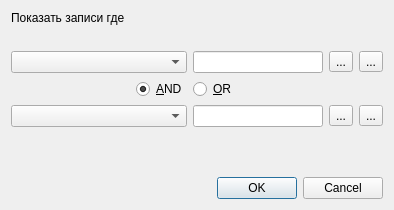
<?xml version="1.0" encoding="UTF-8"?>
<ui version="4.0">
 <class>SqlCondition2</class>
 <widget class="QDialog" name="SqlCondition2">
  <property name="geometry">
   <rect>
    <x>0</x>
    <y>0</y>
    <width>394</width>
    <height>210</height>
   </rect>
  </property>
  <property name="windowTitle">
   <string>Установите фильтр</string>
  </property>
  <layout class="QGridLayout" name="gridLayout_2">
   <item row="0" column="0">
    <widget class="QLabel" name="label">
     <property name="text">
      <string>Показать записи где</string>
     </property>
    </widget>
   </item>
   <item row="1" column="0">
    <widget class="QLabel" name="column_label">
     <property name="sizePolicy">
      <sizepolicy hsizetype="Expanding" vsizetype="Preferred">
       <horstretch>0</horstretch>
       <verstretch>0</verstretch>
      </sizepolicy>
     </property>
     <property name="text">
      <string/>
     </property>
    </widget>
   </item>
   <item row="5" column="0">
    <widget class="QDialogButtonBox" name="buttonBox">
     <property name="orientation">
      <enum>Qt::Horizontal</enum>
     </property>
     <property name="standardButtons">
      <set>QDialogButtonBox::Cancel|QDialogButtonBox::Ok</set>
     </property>
    </widget>
   </item>
   <item row="3" column="0">
    <layout class="QGridLayout" name="gridLayout">
     <item row="3" column="6">
      <widget class="QToolButton" name="translite2">
       <property name="text">
        <string>...</string>
       </property>
      </widget>
     </item>
     <item row="3" column="2" colspan="2">
      <widget class="QLineEdit" name="conditionEdit2">
       <property name="minimumSize">
        <size>
         <width>130</width>
         <height>0</height>
        </size>
       </property>
       <property name="maximumSize">
        <size>
         <width>16777215</width>
         <height>16777215</height>
        </size>
       </property>
      </widget>
     </item>
     <item row="0" column="2" colspan="2">
      <widget class="QLineEdit" name="conditionEdit">
       <property name="minimumSize">
        <size>
         <width>130</width>
         <height>0</height>
        </size>
       </property>
       <property name="maximumSize">
        <size>
         <width>16777215</width>
         <height>16777215</height>
        </size>
       </property>
      </widget>
     </item>
     <item row="0" column="6">
      <widget class="QToolButton" name="translite1">
       <property name="text">
        <string>...</string>
       </property>
      </widget>
     </item>
     <item row="0" column="0" colspan="2">
      <widget class="QComboBox" name="conditionCombo">
       <property name="minimumSize">
        <size>
         <width>150</width>
         <height>0</height>
        </size>
       </property>
       <property name="maximumSize">
        <size>
         <width>16777215</width>
         <height>16777215</height>
        </size>
       </property>
      </widget>
     </item>
     <item row="3" column="0" colspan="2">
      <widget class="QComboBox" name="conditionCombo2">
       <property name="minimumSize">
        <size>
         <width>150</width>
         <height>0</height>
        </size>
       </property>
       <property name="maximumSize">
        <size>
         <width>16777215</width>
         <height>16777215</height>
        </size>
       </property>
      </widget>
     </item>
     <item row="2" column="1">
      <widget class="QRadioButton" name="radioAnd">
       <property name="minimumSize">
        <size>
         <width>0</width>
         <height>0</height>
        </size>
       </property>
       <property name="maximumSize">
        <size>
         <width>16777215</width>
         <height>16777215</height>
        </size>
       </property>
       <property name="text">
        <string>&amp;AND</string>
       </property>
       <property name="checked">
        <bool>true</bool>
       </property>
      </widget>
     </item>
     <item row="2" column="0">
      <spacer name="horizontalSpacer">
       <property name="orientation">
        <enum>Qt::Horizontal</enum>
       </property>
       <property name="sizeHint" stdset="0">
        <size>
         <width>69</width>
         <height>20</height>
        </size>
       </property>
      </spacer>
     </item>
     <item row="2" column="2">
      <widget class="QRadioButton" name="radioOr">
       <property name="minimumSize">
        <size>
         <width>0</width>
         <height>0</height>
        </size>
       </property>
       <property name="maximumSize">
        <size>
         <width>16777215</width>
         <height>16777215</height>
        </size>
       </property>
       <property name="text">
        <string>&amp;OR</string>
       </property>
      </widget>
     </item>
     <item row="0" column="5">
      <widget class="QToolButton" name="registr1">
       <property name="text">
        <string>...</string>
       </property>
      </widget>
     </item>
     <item row="3" column="5">
      <widget class="QToolButton" name="registr2">
       <property name="text">
        <string>...</string>
       </property>
      </widget>
     </item>
    </layout>
   </item>
   <item row="4" column="0">
    <spacer name="verticalSpacer">
     <property name="orientation">
      <enum>Qt::Vertical</enum>
     </property>
     <property name="sizeHint" stdset="0">
      <size>
       <width>20</width>
       <height>40</height>
      </size>
     </property>
    </spacer>
   </item>
  </layout>
 </widget>
 <resources/>
 <connections>
  <connection>
   <sender>buttonBox</sender>
   <signal>accepted()</signal>
   <receiver>SqlCondition2</receiver>
   <slot>accept()</slot>
   <hints>
    <hint type="sourcelabel">
     <x>248</x>
     <y>254</y>
    </hint>
    <hint type="destinationlabel">
     <x>157</x>
     <y>274</y>
    </hint>
   </hints>
  </connection>
  <connection>
   <sender>buttonBox</sender>
   <signal>rejected()</signal>
   <receiver>SqlCondition2</receiver>
   <slot>reject()</slot>
   <hints>
    <hint type="sourcelabel">
     <x>316</x>
     <y>260</y>
    </hint>
    <hint type="destinationlabel">
     <x>286</x>
     <y>274</y>
    </hint>
   </hints>
  </connection>
 </connections>
</ui>
